Frame 1 (no input): blank canvas, image omitted
Frame 60 (the mouse pressed at the canvas centre just before this capture): blank canvas, image omitted
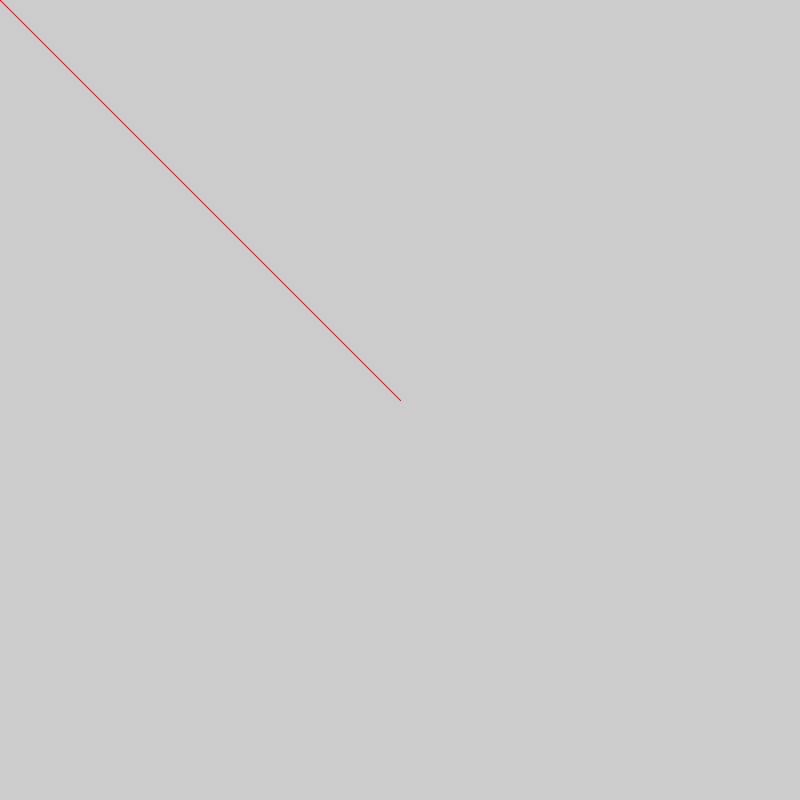
Frame 120 (the mouse held since frame 60 and released just before this capture)

The Processing sketch whose frames 1 and 60 were blank and that drew this single picture after the mouse press (run headless with seeded random() and noise(); from frame 60 on, the mouse is pressed at the canvas centre):

// Processing sketch: disegno
// ── disegno.pde
int r=255,g,b,spessore;

void setup(){
  size(800,800);
  rectMode(CENTER);
}

void draw(){
  //background(120);
  if(keyPressed){
    if(key=='z'){
      r=255;
      g=0;
      b=0;
    }
    if(key=='x'){
      r=0;
      g=255;
      b=0;
    }
    if(key=='c'){
      r=0;
      g=0;
      b=255;
    }
    if(key=='q'){
      spessore++;
      strokeWeight(spessore);
    }
    if(key=='a' && spessore>1){
      spessore--;
      strokeWeight(spessore);
    }
  }
  
  stroke(r,g,b);
  line(mouseX,mouseY,pmouseX,pmouseY);
  //rect(mouseX,mouseY,50,100);
}
